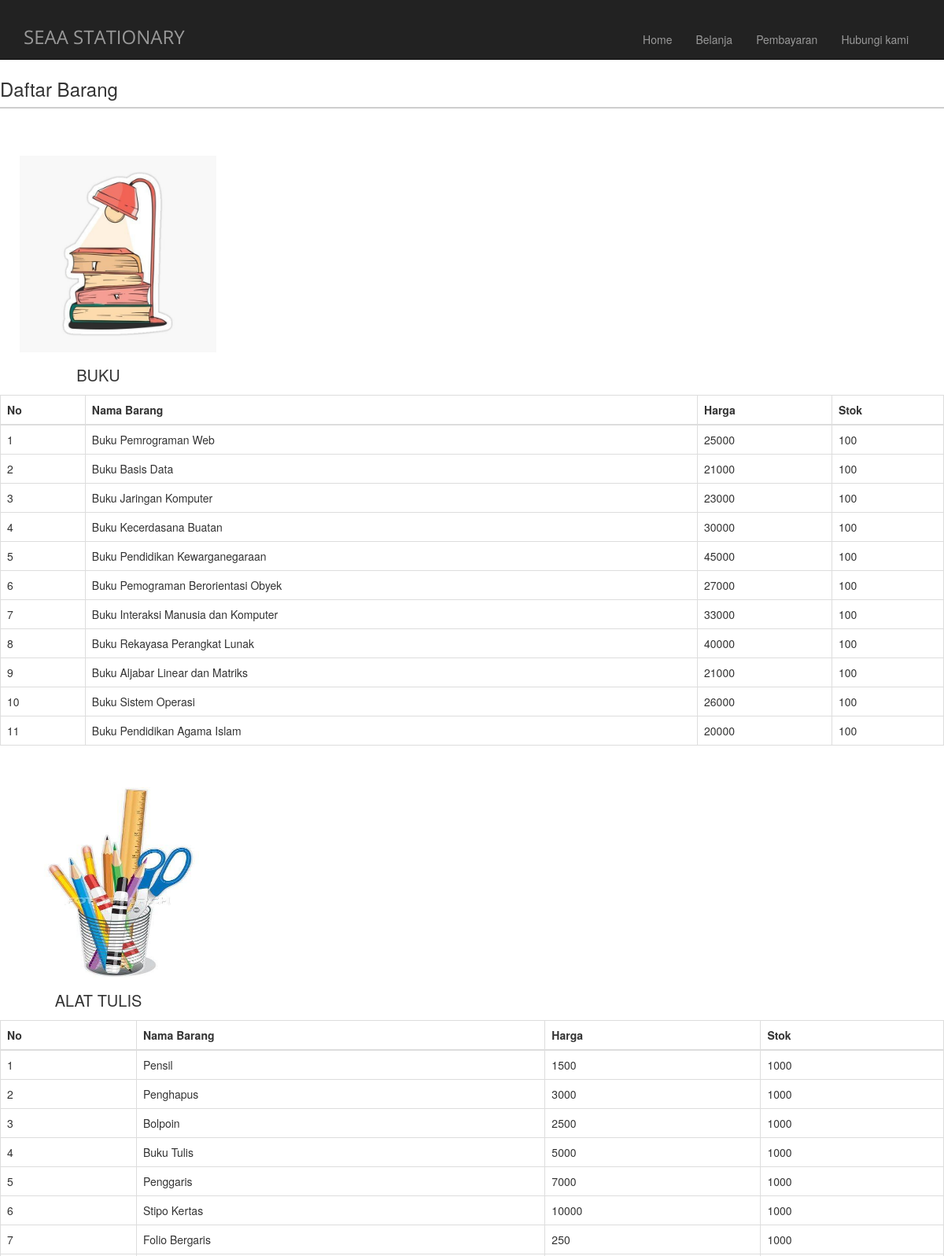
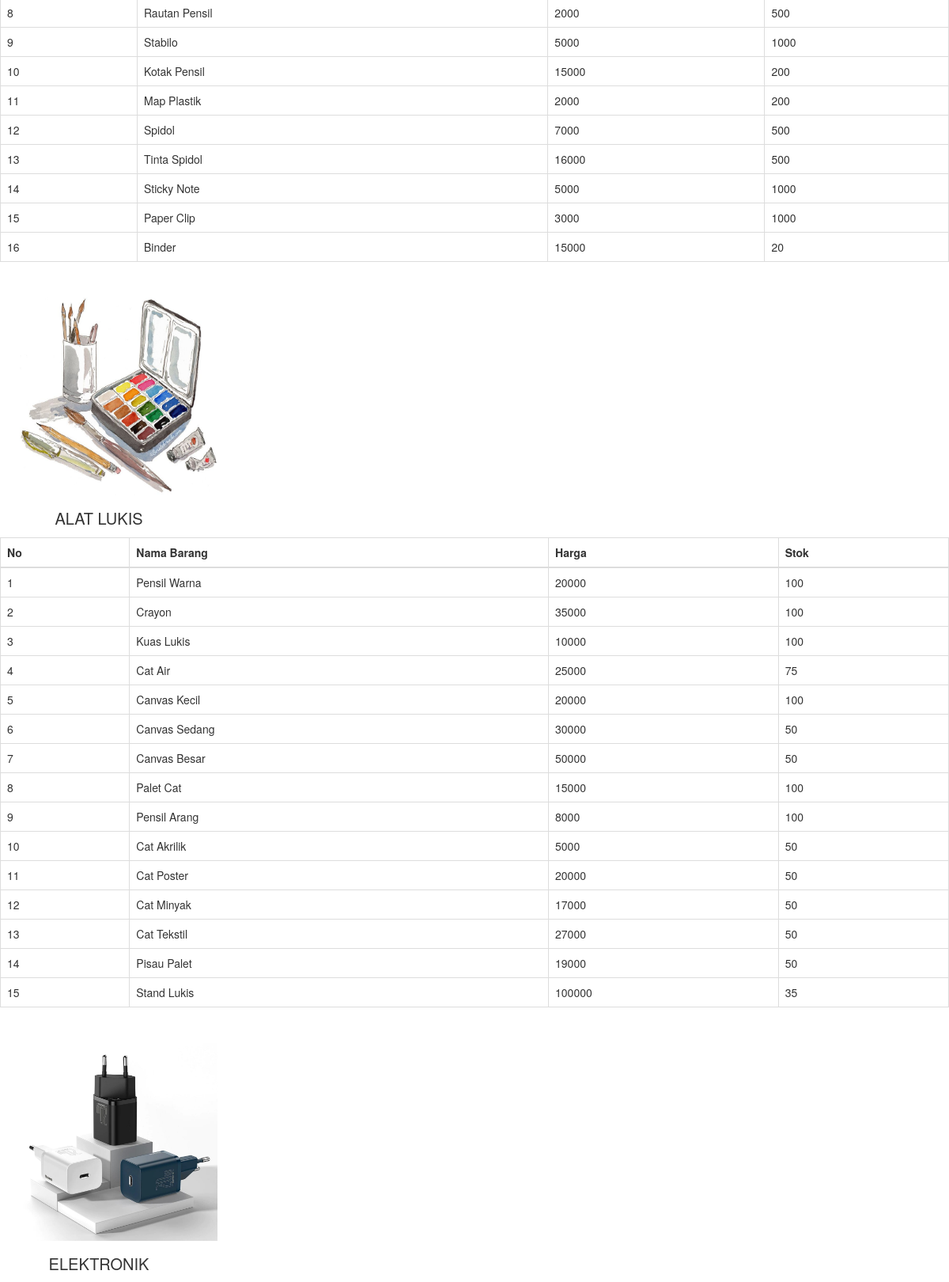
The app's page /?hal=Belanja (upper part) with its own data (2 pictures, top to bottom).
### tables this page shows
CREATE TABLE `barang` (
  `id_barang` int(10) UNSIGNED NOT NULL,
  `kode` char(10) DEFAULT NULL,
  `nama_barang` varchar(255) DEFAULT NULL,
  `harga` int(10) DEFAULT NULL,
  `stok` int(255) DEFAULT NULL,
  `id_kategori` int(5) UNSIGNED DEFAULT NULL
);

### lib/belanja.php (the view, shortened to what this page needs)
<div class="contents">
    <h3>Daftar Barang</h3>
    <div class="contents-item text-center">
        <div class="contents-img">
            <img src="assets/images/buku.jpeg" width="250" height="250">
        </div>
        <p>BUKU</p>
    </div>
    <table class="table table-bordered">
        <thead>
            <th>No</th>
            <th>Nama Barang</th>
            <th>Harga</th>
            <th>Stok</th>
        </thead>
        <tbody>
            <?php
            $sql="select id_barang, nama_barang, harga, stok from barang where id_kategori = 1";
            $res=$mydb->query($sql);
            $i=0;
            while($row=$res->fetch_array()) {
                $i++;
            ?>
            <tr>
                <td><?php echo $i ?></td>
                <td><?php echo $row['nama_barang'] ?></td>
                <td><?php echo $row['harga'] ?></td>
                <td><?php echo $row['stok'] ?></td>
            </tr>
            <?php } ?>
        </tbody>
    </table>
    <div class="contents-item text-center">
        <div class="contents-img">
            <img src="assets/images/alat tulis.jpeg" width="250" height="250">
        </div>
        <p>ALAT TULIS</p>
    </div>
    <table class="table table-bordered">
        <thead>
            <th>No</th>
            <th>Nama Barang</th>
            <th>Harga</th>
            <th>Stok</th>
        </thead>
        <tbody>
            <?php
            $sql="select id_barang, nama_barang, harga, stok from barang where id_kategori = 2";
            $res=$mydb->query($sql);
            $i=0;
            while($row=$res->fetch_array()) {
                $i++;
            ?>
            <tr>
                <td><?php echo $i ?></td>
                <td><?php echo $row['nama_barang'] ?></td>
                <td><?php echo $row['harga'] ?></td>
                <td><?php echo $row['stok'] ?></td>
            </tr>
            <?php } ?>
        </tbody>
    </table>
    <div class="contents-item text-center">
        <div class="contents-img">
            <img src="assets/images/alat lukis.jpeg" width="250" height="250">
        </div>
        <p>ALAT LUKIS</p>
    </div>
    <table class="table table-bordered">
        <thead>
            <th>No</th>
            <th>Nama Barang</th>
            <th>Harga</th>
            <th>Stok</th>
        </thead>
        <tbody>
            <?php
            $sql="select id_barang, nama_barang, harga, stok from barang where id_kategori = 3";
            $res=$mydb->query($sql);
            $i=0;
            while($row=$res->fetch_array()) {
                $i++;
            ?>
            <tr>
                <td><?php echo $i ?></td>
                <td><?php echo $row['nama_barang'] ?></td>
                <td><?php echo $row['harga'] ?></td>
                <td><?php echo $row['stok'] ?></td>
            </tr>
            <?php } ?>
        </tbody>
    </table>
    <div class="contents-item text-center">
        <div class="contents-img">
            <img src="assets/images/elektronik.jpg" width="250" height="250">
        </div>
        <p>ELEKTRONIK</p>
    </div>
</div>

### index.php (shortened to what this page needs)
<!DOCTYPE html>
<html>
    <head>
        <link rel="stylesheet" type="text/css" href="assets/css/style.css">
        <link rel="stylesheet" href="assets/bootstrap/bootstrap-theme.css" media="screen" >
		<link rel="stylesheet" href="assets/bootstrap/bootstrap.min.css">
        <link rel="stylesheet" href="https://cdnjs.cloudflare.com/ajax/libs/font-awesome/4.7.0/css/font-awesome.min.css">
        <link rel="stylesheet" href="assets/css/font-awesome.min.css">
    </head>
    <body>
		<div class="navbar navbar-inverse navbar-fixed-top headroom" >
			<div class="container">
				<div class="navbar-header">
					<a class="navbar-brand" href=".">SEAA STATIONARY</a>
				</div>
				<div class="navbar-collapse collapse">
					<ul class="nav navbar-nav pull-right">
						<li><a href=".">Home</a></li>
						<li><a href=".?hal=Belanja">Belanja</a></li>
						<li><a href=".?hal=pembayaran">Pembayaran</a></li>
						<li><a href=".?hal=footer">Hubungi kami</a></li>
					</ul>
				</div>
			</div>
		</div>
		<?php
		$hal="lib/$_GET[hal].php";
		if(file_exists($hal)) include $hal;
		else include 'lib/home.php';
		?>
    </body>
</html>

### assets/css/style.css (style rules this page uses)
* { margin: auto; padding: 0; }
body { font-family:Verdana, Geneva, Tahoma, sans-serif; }
.headroom { -webkit-transition: all 0.4s ease-out; -moz-transition: all 0.4s ease-out; -o-transition: all 0.4s ease-out; transition: all 0.4s ease-out; }
li { list-style:none; }
.contents { margin-top: 100px; }
.contents h3 { border-bottom: 2px solid #cecece; font-size: 24px; padding-bottom: 10px; margin-top: 35px; margin-bottom: 35px; }
.contents-item { float: left; margin-right: 40px; }
.contents-img { width:250px; height:250px; padding: 25px; }
.contents-img img { width: 250px; }
.contents-item p { font-size: 20px; margin-top: 40px; }

### records on screen
barang: nama_barang "Buku Pemrograman Web", harga "25000", stok "100"
barang: nama_barang "Buku Basis Data", harga "21000", stok "100"
barang: nama_barang "Buku Jaringan Komputer", harga "23000", stok "100"
barang: nama_barang "Buku Kecerdasana Buatan", harga "30000", stok "100"
barang: nama_barang "Buku Pendidikan Kewarganegaraan", harga "45000", stok "100"
barang: nama_barang "Buku Pemograman Berorientasi Obyek", harga "27000", stok "100"
barang: nama_barang "Buku Interaksi Manusia dan Komputer", harga "33000", stok "100"
barang: nama_barang "Buku Rekayasa Perangkat Lunak", harga "40000", stok "100"
barang: nama_barang "Buku Aljabar Linear dan Matriks", harga "21000", stok "100"
barang: nama_barang "Buku Sistem Operasi", harga "26000", stok "100"
barang: nama_barang "Buku Pendidikan Agama Islam", harga "20000", stok "100"
barang: nama_barang "Pensil", harga "1500", stok "1000"
barang: nama_barang "Penghapus", harga "3000", stok "1000"
barang: nama_barang "Bolpoin", harga "2500", stok "1000"
barang: nama_barang "Buku Tulis", harga "5000", stok "1000"
barang: nama_barang "Penggaris", harga "7000", stok "1000"
barang: nama_barang "Stipo Kertas", harga "10000", stok "1000"
barang: nama_barang "Folio Bergaris", harga "250", stok "1000"
barang: nama_barang "Rautan Pensil", harga "2000", stok "500"
barang: nama_barang "Stabilo", harga "5000", stok "1000"
barang: nama_barang "Kotak Pensil", harga "15000", stok "200"
barang: nama_barang "Map Plastik", harga "2000", stok "200"
barang: nama_barang "Spidol", harga "7000", stok "500"
barang: nama_barang "Tinta Spidol", harga "16000", stok "500"
barang: nama_barang "Sticky Note", harga "5000", stok "1000"
barang: nama_barang "Paper Clip", harga "3000", stok "1000"
barang: nama_barang "Binder", harga "15000", stok "20"
barang: nama_barang "Pensil Warna", harga "20000", stok "100"
barang: nama_barang "Crayon", harga "35000", stok "100"
barang: nama_barang "Kuas Lukis", harga "10000", stok "100"
barang: nama_barang "Cat Air", harga "25000", stok "75"
barang: nama_barang "Canvas Kecil", harga "20000", stok "100"
barang: nama_barang "Canvas Sedang", harga "30000", stok "50"
barang: nama_barang "Canvas Besar", harga "50000", stok "50"
barang: nama_barang "Palet Cat", harga "15000", stok "100"
barang: nama_barang "Pensil Arang", harga "8000", stok "100"
barang: nama_barang "Cat Akrilik", harga "5000", stok "50"
barang: nama_barang "Cat Poster", harga "20000", stok "50"
barang: nama_barang "Cat Minyak", harga "17000", stok "50"
barang: nama_barang "Cat Tekstil", harga "27000", stok "50"
barang: nama_barang "Pisau Palet", harga "19000", stok "50"
barang: nama_barang "Stand Lukis", harga "100000", stok "35"
